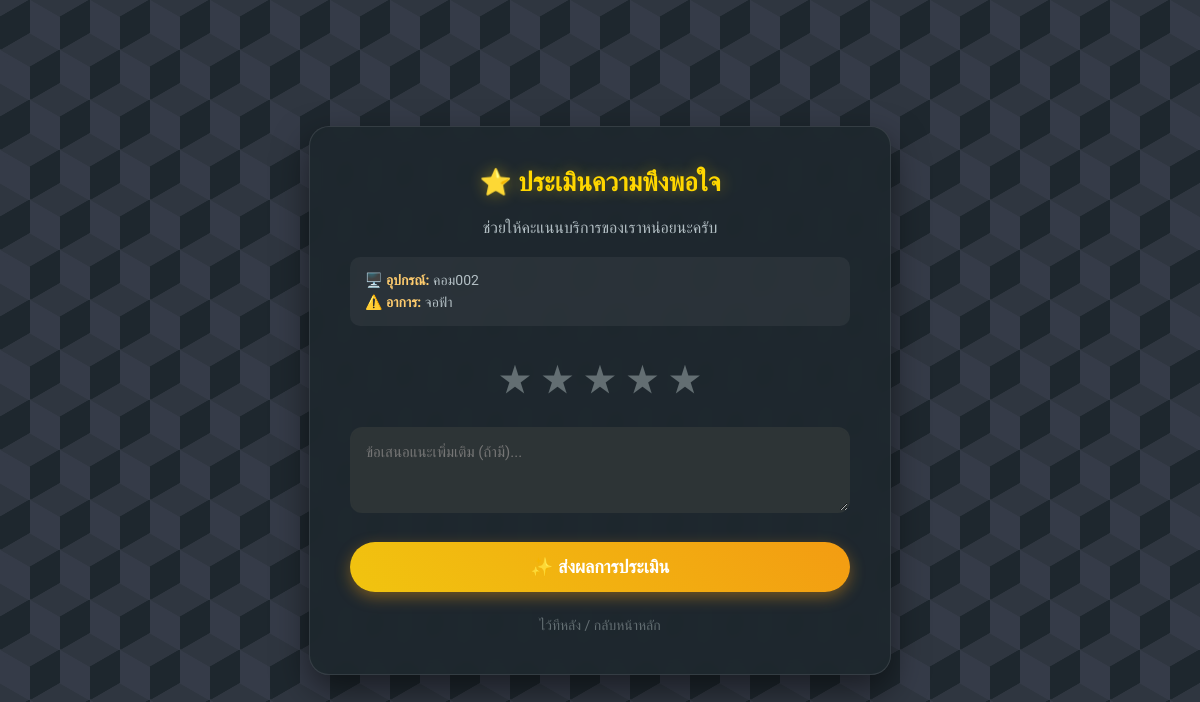
The page /evaluate/3 (signed in) on the database as committed earlier.
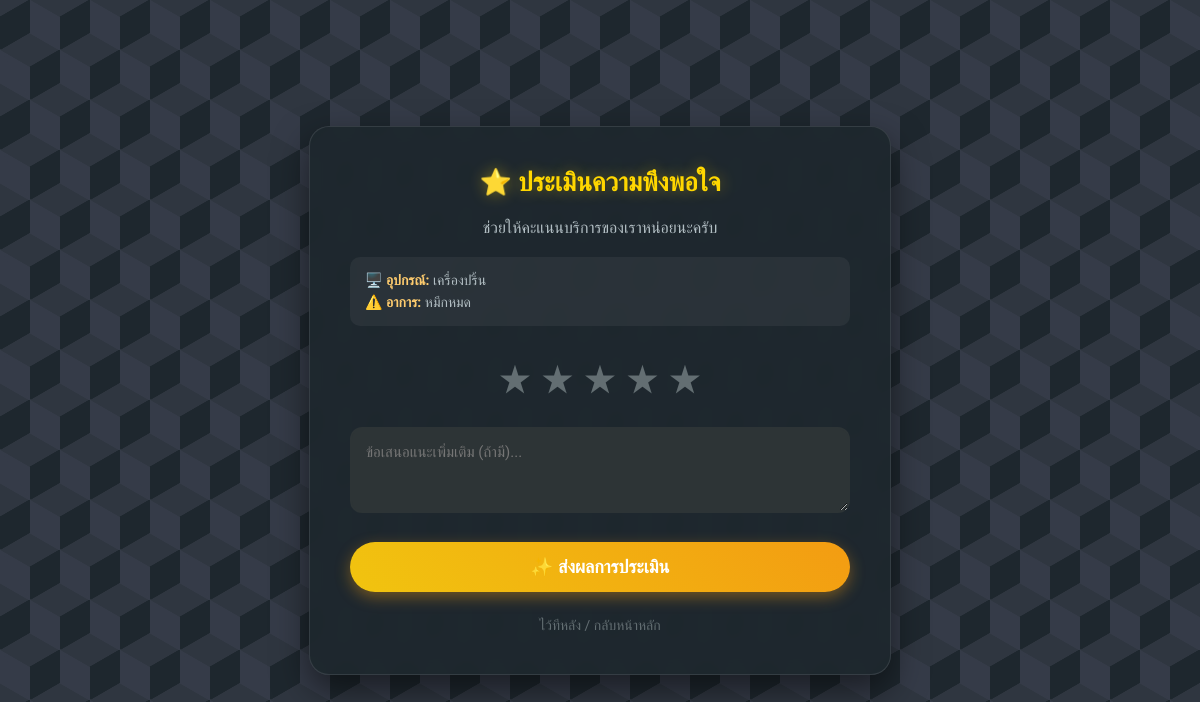
The same page on the database as committed later.
### tables this page shows
CREATE TABLE repairs (
    repair_id INTEGER PRIMARY KEY AUTOINCREMENT,
    user_id INTEGER NOT NULL,
    reporter_name TEXT, 
    device_name TEXT NOT NULL,
    problem_detail TEXT NOT NULL,
    location TEXT NOT NULL,
    status TEXT DEFAULT 'Pending',
    report_date TIMESTAMP DEFAULT CURRENT_TIMESTAMP,
    technician_note TEXT,
    spare_parts TEXT, 
    cost INTEGER DEFAULT 0,
    payment_status TEXT DEFAULT 'Unpaid',
    payment_slip TEXT,
    FOREIGN KEY (user_id) REFERENCES users (user_id)
);

### app.py (the view, shortened to what this page needs)
@app.route('/evaluate/<int:repair_id>', methods=['GET', 'POST'])
def evaluate(repair_id):
    if 'user_id' not in session: return redirect(url_for('login'))
    conn = get_db_connection()
    repair = conn.execute('SELECT * FROM repairs WHERE repair_id = ?', (repair_id,)).fetchone()
    conn.close()
    return render_template('evaluate.html', repair=repair)

### app.py (called while the page is built)
def get_db_connection():
    conn = sqlite3.connect('maintenance.db')
    conn.row_factory = sqlite3.Row
    return conn

### templates/evaluate.html (shortened to what this page needs)
<!DOCTYPE html>
<html lang="th">
<head>
    <link rel="stylesheet" href="{{ url_for('static', filename='style.css') }}">
</head>
<body>
    <div class="container-box">
        <h1>⭐ ประเมินความพึงพอใจ</h1>
        <p style="color: #b2bec3; margin-bottom: 20px;">ช่วยให้คะแนนบริการของเราหน่อยนะครับ</p>
        <div class="repair-info">
            <div>🖥️ <strong>อุปกรณ์:</strong> {{ repair['device_name'] }}</div>
            <div style="margin-top: 5px;">⚠️ <strong>อาการ:</strong> {{ repair['problem_detail'] }}</div>
        </div>
        <form method="POST">
            <div class="rate">
                <input type="radio" id="star5" name="rating" value="5" required /><label for="star5" title="ดีมาก (5 ดาว)"></label>
                <input type="radio" id="star4" name="rating" value="4" /><label for="star4" title="ดี (4 ดาว)"></label>
                <input type="radio" id="star3" name="rating" value="3" /><label for="star3" title="พอใช้ (3 ดาว)"></label>
                <input type="radio" id="star2" name="rating" value="2" /><label for="star2" title="ต้องปรับปรุง (2 ดาว)"></label>
                <input type="radio" id="star1" name="rating" value="1" /><label for="star1" title="แย่ (1 ดาว)"></label>
            </div>
            <textarea name="comment" rows="3" placeholder="ข้อเสนอแนะเพิ่มเติม (ถ้ามี)..."></textarea>
            <button type="submit" class="btn-submit">✨ ส่งผลการประเมิน</button>
        </form>
        <a href="{{ url_for('dashboard') }}" class="back-link">ไว้ทีหลัง / กลับหน้าหลัก</a>
    </div>
</body>
</html>

### static/style.css (style rules this page uses)
:root { --primary-blue: #54a0ff; --light-blue: #2e86de; --teal: #00d2d3; --bg-color: #1e272e; --text-color: #dfe6e9; --border-radius: 15px; --card-bg: rgba(30, 39, 46, 0.95); --input-bg: #2f3640; --border-color: rgba(255,255,255,0.1); }
body { font-family: 'Prompt', sans-serif; color: var(--text-color); margin: 0; padding: 0; min-height: 100vh; background-color: #1e272e; background-image: linear-gradient(30deg, #2f3640 12%, transparent 12.5%, transparent 87%, #2f3640 87.5%, #2f3640), linear-gradient(150deg, #2f3640 12%, transparent 12.5%, transparent 87%, #2f3640 87.5%, #2f3640), linear-gradient(30deg, #2f3640 12%, transparent 12.5%, transparent 87%, #2f3640 87.5%, #2f3640), linear-gradient(150deg, #2f3640 12%, transparent 12.5%, transparent 87%, #2f3640 87.5%, #2f3640), linear-gradient(60deg, #353b48 25%, transparent 25.5%, transparent 75%, #353b48 75%, #353b48), linear-gradient(60deg, #353b48 25%, transparent 25.5%, transparent 75%, #353b48 75%, #353b48); background-size: 60px 100px; background-position: 0 0, 0 0, 30px 50px, 30px 50px, 0 0, 30px 50px; background-attachment: fixed; }
h1 { color: var(--primary-blue); margin: 0; font-size: 24px; }

### templates/evaluate.html (style rules this page uses)
body { background-color: #1e272e; color: #dfe6e9; display: flex; justify-content: center; align-items: center; min-height: 100vh; font-family: 'Prompt', sans-serif; }
.container-box { background: rgba(30, 39, 46, 0.95); padding: 40px; border-radius: 20px; box-shadow: 0 15px 35px rgba(0,0,0,0.5); border: 1px solid rgba(255,255,255,0.1); width: 100%; max-width: 500px; backdrop-filter: blur(10px); text-align: center; }
h1 { color: #ffd700; margin-bottom: 20px; font-size: 26px; text-shadow: 0 0 15px rgba(255, 215, 0, 0.4); }
.repair-info { background: rgba(255,255,255,0.05); padding: 15px; border-radius: 10px; margin-bottom: 30px; text-align: left; font-size: 14px; color: #b2bec3; }
.repair-info strong { color: #fdcb6e; }
.rate { display: inline-block; border: 0; margin-bottom: 20px; }
.rate > label { float: right; color: #636e72; font-size: 40px; padding: 0 5px; cursor: pointer; transition: 0.2s; }
.rate > label:before { content: '★ '; }
textarea { width: 100%; padding: 14px; border-radius: 12px; border: 2px solid #2d3436; background-color: #2d3436; color: white; font-family: 'Prompt', sans-serif; font-size: 15px; box-sizing: border-box; }
.btn-submit { margin-top: 25px; padding: 14px; width: 100%; background: linear-gradient(45deg, #f1c40f, #f39c12); border: none; border-radius: 50px; color: white; font-weight: bold; font-size: 18px; cursor: pointer; box-shadow: 0 5px 15px rgba(243, 156, 18, 0.4); transition: transform 0.2s; }
.back-link { display: block; margin-top: 25px; color: #636e72; text-decoration: none; font-size: 14px; }

Rows that differ between the two databases and show on the page:
changed repairs: device_name "คอม002" → "เครื่องปริ้น"; problem_detail "จอฟ้า" → "หมึกหมด"
